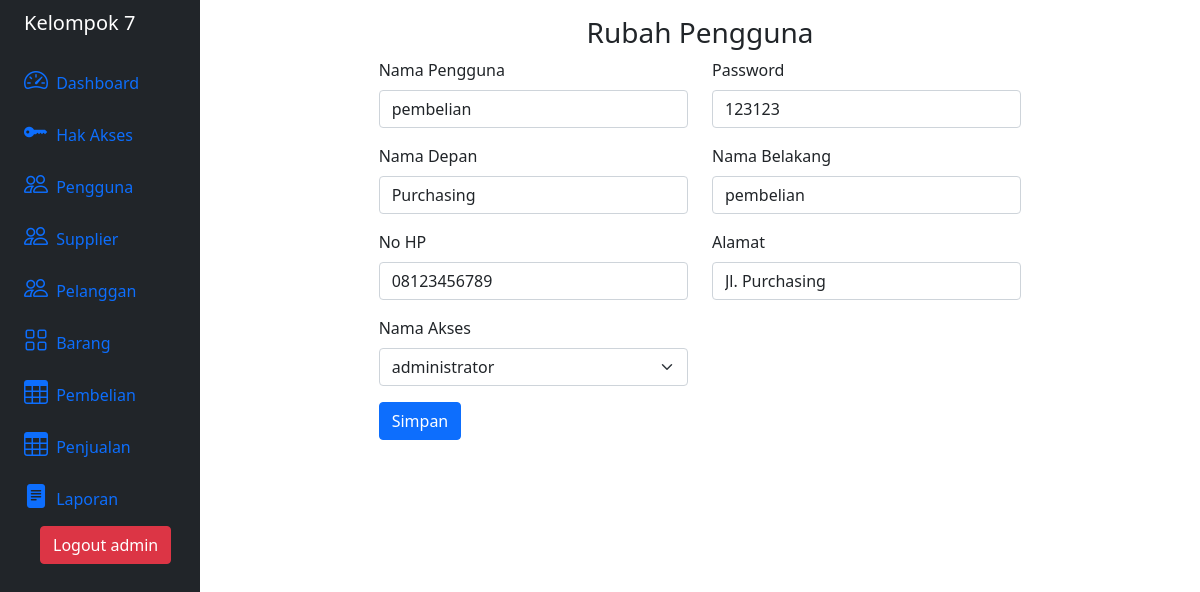
Page /pengguna/edit.php?idPengguna=4 (signed in) on the committed database.
### tables this page shows
CREATE TABLE `Pengguna` (
  `idPengguna` int(11) NOT NULL AUTO_INCREMENT,
  `NamaPengguna` varchar(16) NOT NULL,
  `Password` varchar(64) NOT NULL,
  `NamaDepan` varchar(64) NOT NULL,
  `NamaBelakang` varchar(64) NOT NULL,
  `NoHp` varchar(15) NOT NULL,
  `Alamat` varchar(256) NOT NULL,
  `idAkses` int(11) NOT NULL,
  PRIMARY KEY (`idPengguna`),
  KEY `idAkses` (`idAkses`),
  CONSTRAINT `Pengguna-idAkses` FOREIGN KEY (`idAkses`) REFERENCES `HakAkses` (`idAkses`)
);

### class/Pengguna.php (called while the page is built, shortened)
<?php
  class Pengguna {
    private $idPengguna;
    private $conn;
    public function __construct(\PDO $database) {
      $this->conn = $database;
    }
    function setIdPengguna ($idPengguna) {
      $this->idPengguna = $idPengguna;
    }
    function cariPengguna() {
      try {
        $query = "SELECT * FROM Pengguna WHERE idPengguna = ?";
        $prepareDB = $this->conn->prepare($query);
        $prepareDB->execute([$this->idPengguna]);
        $dataPengguna = $prepareDB->fetch();
        return $dataPengguna;
      } catch (Exception $e) {
        throw $e;
      }
    }
  }
?>

### class/HakAkses.php (called while the page is built, shortened)
<?php
  class HakAkses
  {
    private $conn;
    public function __construct(\PDO $database) {
      $this->conn = $database;
    }
    function daftarHakAkses() {
      $query = "SELECT * FROM HakAkses ORDER BY idAkses ASC";
      $prepareDB = $this->conn->prepare($query);
      $prepareDB->execute();
      $daftarHakAkses = $prepareDB->fetchAll();
      return $daftarHakAkses;
    }
  }
?>

### pengguna/edit.php (the view, shortened to what this page needs)
<?php
  include "../class/config.php";
  include "../class/HakAkses.php";
  include "../class/Pengguna.php";
  $hakAkses = new HakAkses($database);
  $daftarHakAkses = $hakAkses->daftarHakAkses();
  $pengguna = new Pengguna($database);
  $pengguna->setIdPengguna(trim(strip_tags($_GET["idPengguna"])));
  $penggunaTerpilih = $pengguna->cariPengguna();
?>
<!DOCTYPE html>
<html lang="en">
  <head>
    <link href="https://cdn.jsdelivr.net/npm/bootstrap@5.0.2/dist/css/bootstrap.min.css" rel="stylesheet">
    <link rel="stylesheet" href="https://cdn.jsdelivr.net/npm/bootstrap-icons@1.11.3/font/bootstrap-icons.min.css">
  </head>
  <body>
    <div class="container-fluid">
      <div class="row flex-nowrap">
        <div class="col-auto col-md-3 col-xl-2 px-sm-2 px-0 bg-dark">
          <?php
            include "../view/sidebar.php";
          ?>
        </div>
        <div class="col py-3">
          <div class="row text-center">
            <div class="col-12">
              <h3>Rubah Pengguna</h3>
            </div>
          </div>
          <div class="row justify-content-center">
            <div class="col-8">
              <form action="../controller/Pengguna.php" method="POST">
                <div class="row">
                  <div class="col-6">
                    <div class="mb-3">
                      <label for="nama-pengguna" class="form-label">Nama Pengguna</label>
                      <input type="text" name="nama_pengguna" class="form-control" id="nama-pengguna" aria-describedby="nama-pengguna" value="<?php echo $penggunaTerpilih['NamaPengguna'] ?>">
                    </div>
                  </div>
                  <div class="col-6">
                    <div class="mb-3">
                      <label for="password" class="form-label">Password</label>
                      <input type="text" name="password" class="form-control" id="password" value="<?php echo $penggunaTerpilih['Password'] ?>">
                    </div>
                  </div>
                </div>
                <div class="row">
                  <div class="col-6">
                    <div class="mb-3">
                      <label for="nama-depan" class="form-label">Nama Depan</label>
                      <input type="text" name="nama_depan" class="form-control" id="nama-depan" value="<?php echo $penggunaTerpilih['NamaDepan'] ?>">
                    </div>
                  </div>
                  <div class="col-6">
                    <div class="mb-3">
                      <label for="nama-belakang" class="form-label">Nama Belakang</label>
                      <input type="text" name="nama_belakang" class="form-control" id="nama-belakang" value="<?php echo $penggunaTerpilih['NamaPengguna'] ?>">
                    </div>
                  </div>
                </div>
                <div class="row">
                  <div class="col-6">
                    <div class="mb-3">
                      <label for="no-hp" class="form-label">No HP</label>
                      <input type="text" name="no_hp" class="form-control" id="no-hp" value="<?php echo $penggunaTerpilih['NoHp'] ?>">
                    </div>
                  </div>
                  <div class="col-6">
                    <div class="mb-3">
                      <label for="alamat" class="form-label">Alamat</label>
                      <input type="text" name="alamat" class="form-control" id="alamat" value="<?php echo $penggunaTerpilih['Alamat'] ?>">
                    </div>
                  </div>
                </div>
                <div class="row">
                  <div class="col-6">
                    <div class="mb-3">
                      <label for="id-akses" class="form-label">Nama Akses</label>
                      <select class="form-select" aria-label="select-id-akses" name="id_akses">
                        <?php
                          if (!empty($daftarHakAkses)) {
                            foreach ($daftarHakAkses as $key => $value) {
                              if ($value['idAkses'] == $penggunaTerpilih['idAkses']) {
                                echo ('"<option value="'.$value['idAkses'].'" selected>'.$value['NamaAkses'].'</option>"');
                              } else {
                                echo ('"<option value="'.$value['idAkses'].'">'.$value['NamaAkses'].'</option>"');
                              }
                            }
                          } else {
                            echo ('<option value="">Tidak ada pilihan</option>');
                          }
                        ?>
                      </select>
                    </div>
                  </div>
                  <div class="col-6">
                  </div>
                </div>
                <div class="row">
                  <div class="col-6">
                    <button type="submit" class="btn btn-primary">Simpan</button>
                  </div>
                  <div class="col-6">
                  </div>
                </div>
              </form>
            </div>
          </div>
        </div>
      </div>
    </div>
  </body>
</html>

### rows in the picture
pengguna: nama_pengguna "pembelian", password "123123", nama_depan "Purchasing", nama_belakang "pembelian", no_hp "08123456789", alamat "Jl. Purchasing"

### other values in the picture
$_SESSION["NamaPengguna"] "admin"
form field id_akses "administrator"
